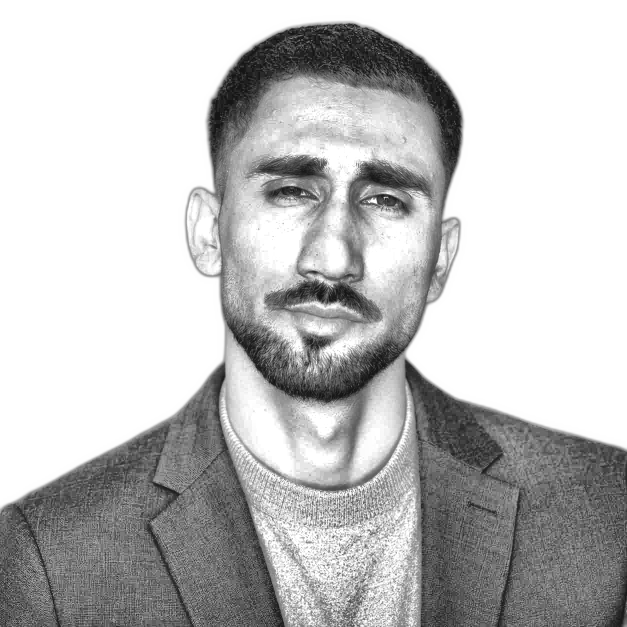
#> input picture data/source-prepped.png, 1254 x 1254 px (shown at 1/2 size)
$ python make_ascii_svg.py
#> lines starting #> are read from the running program, lines starting #| are printed output that depends on the picture
import os
from PIL import Image

HERE = os.path.dirname(os.path.abspath(__file__))

INP = os.path.join(HERE, "..", "data", "source-prepped.png")
OUT = os.path.join(HERE, "..", "avi-ascii.svg")

RAMP = " .`:-=+*cs#%@"

COLS = 100
ROWS = 53

FONT_SIZE = 10
CHAR_W = 6
LINE_H = 10

img = Image.open(INP).convert("L")
#> img is the input picture: PIL image 1254x1254 L; min 18, max 255, mean 192.3

# Resize while compensating for the tall shape of monospace characters.
img = img.resize((COLS, ROWS))
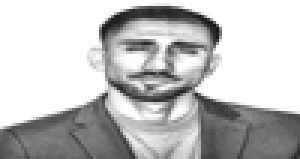
#> img: PIL image 100x53 L (shown 3 times larger); min 21, max 255, mean 192.2

pixels = img.load()

lines = []

for y in range(ROWS):
    chars = []

    for x in range(COLS):
        value = pixels[x, y]

        # White = sparse, black = dense.
        idx = int((255 - value) / 255 * (len(RAMP) - 1))
        idx = max(0, min(len(RAMP) - 1, idx))

        chars.append(RAMP[idx])

    lines.append("".join(chars))
#> after the loop, lines = 53 items


WIDTH = COLS * CHAR_W
HEIGHT = ROWS * LINE_H

svg = []

svg.append(f'''<svg xmlns="http://www.w3.org/2000/svg"
    width="{WIDTH}"
    height="{HEIGHT}"
    viewBox="0 0 {WIDTH} {HEIGHT}">

<rect width="100%" height="100%" fill="white"/>

<style>
.ascii {{
    font-family: "Courier New", monospace;
    font-size: {FONT_SIZE}px;
    font-weight: 600;
    fill: #111;
    white-space: pre;
}}

.reveal {{
    animation-name: reveal;
    animation-duration: 0.8s;
    animation-timing-function: linear;
    animation-fill-mode: forwards;
}}

@keyframes reveal {{
    from {{
        clip-path: inset(0 100% 0 0);
    }}
    to {{
        clip-path: inset(0 0 0 0);
    }}
}}
</style>
''')

# Fallback: the complete ASCII art exists in the SVG.
# Each row is then revealed with CSS animation.
for y, line in enumerate(lines):
    safe_line = line.replace("&", "&amp;").replace("<", "&lt;").replace(">", "&gt;")

    delay = y * 0.055

    svg.append(
        f'''<text
    x="0"
    y="{(y + 1) * LINE_H}"
    class="ascii reveal"
    style="animation-delay: {delay:.3f}s">{safe_line}</text>
'''
    )
#> this loop made 53 passes
#> delay on passes 1 to 12: 0, 0.055, 0.11, 0.165, 0.22, 0.275, 0.33, 0.385, 0.44, 0.495, 0.55, 0.605
#> after the loop, svg = 54 items

svg.append("</svg>")

with open(OUT, "w", encoding="utf-8") as f:
    f.write("".join(svg))

print("wrote", OUT)
print(f"grid: {COLS} x {ROWS}")

$ run again, with data/source-photo.jpg saved as data/source-prepped.png
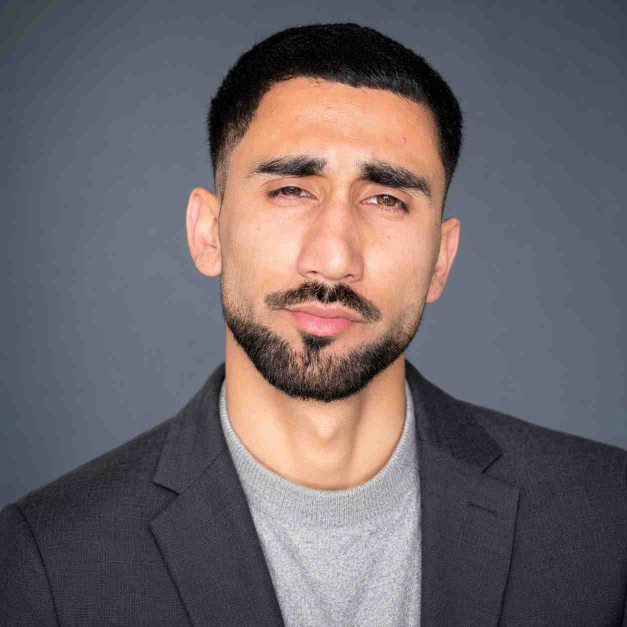
#> input picture data/source-photo.jpg, 1254 x 1254 px (shown at 1/2 size)
#> `img = Image.open(INP).convert("L")`:
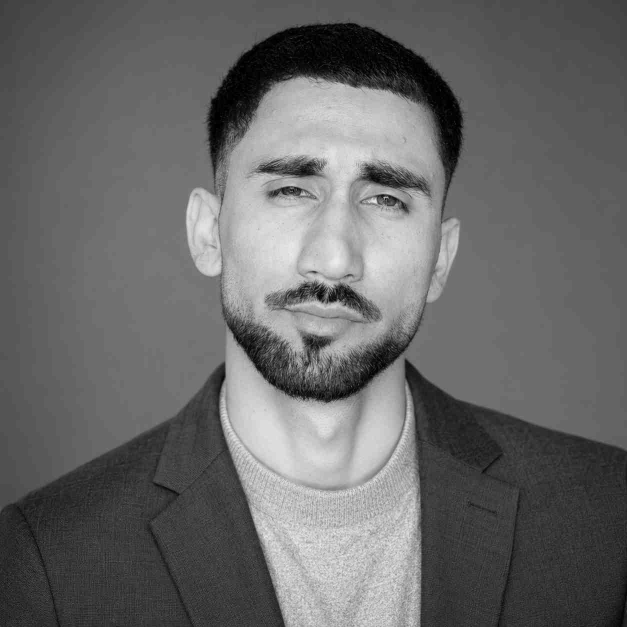
#> img: PIL image 1254x1254 L (shown at 1/2 size); min 0, max 250, mean 104
#> `img = img.resize((COLS, ROWS))`:
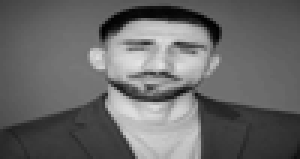
#> img: PIL image 100x53 L (shown 3 times larger); min 0, max 227, mean 104
#> after the loop `for y in range(ROWS):`: lines = 53 items
#> the loop `for y, line in enumerate(lines):` made 53 passes
#> delay on passes 1 to 8: 0, 0.055, 0.11, 0.165, 0.22, 0.275, 0.33, 0.385
#> after the loop `for y, line in enumerate(lines):`: svg = 54 items
